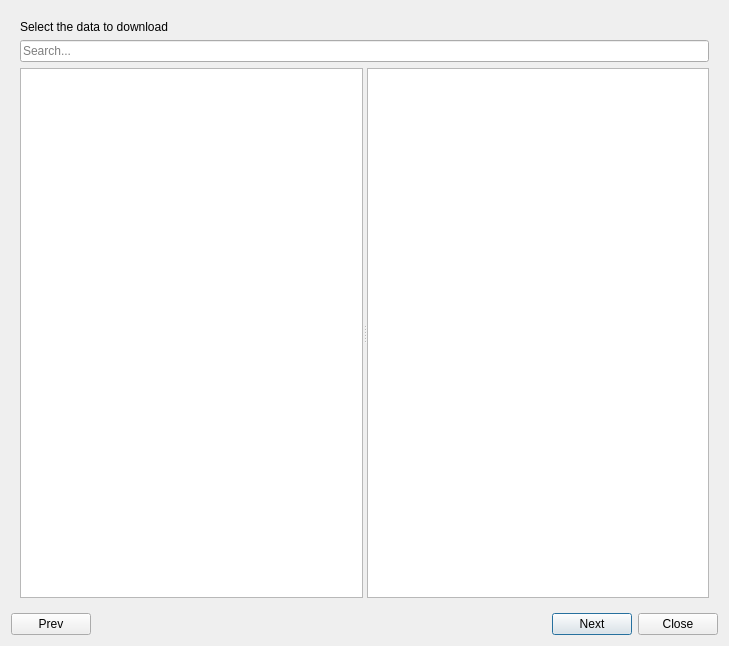
<?xml version="1.0" encoding="UTF-8"?>
<ui version="4.0">
 <class>QGreenlandDownload</class>
 <widget class="QDialog" name="QGreenlandDownload">
  <property name="geometry">
   <rect>
    <x>0</x>
    <y>0</y>
    <width>729</width>
    <height>646</height>
   </rect>
  </property>
  <property name="windowTitle">
   <string>QGreenland</string>
  </property>
  <layout class="QGridLayout" name="gridLayout_3">
   <item row="1" column="2">
    <widget class="QPushButton" name="next_button">
     <property name="text">
      <string>Next</string>
     </property>
    </widget>
   </item>
   <item row="1" column="1">
    <spacer name="horizontalSpacer">
     <property name="orientation">
      <enum>Qt::Horizontal</enum>
     </property>
     <property name="sizeHint" stdset="0">
      <size>
       <width>536</width>
       <height>20</height>
      </size>
     </property>
    </spacer>
   </item>
   <item row="1" column="3">
    <widget class="QPushButton" name="close_button">
     <property name="text">
      <string>Close</string>
     </property>
    </widget>
   </item>
   <item row="1" column="0">
    <widget class="QPushButton" name="prev_button">
     <property name="text">
      <string>Prev</string>
     </property>
    </widget>
   </item>
   <item row="0" column="0" colspan="4">
    <widget class="QStackedWidget" name="stackedWidget">
     <property name="currentIndex">
      <number>0</number>
     </property>
     <widget class="QWidget" name="list_page">
      <layout class="QGridLayout" name="gridLayout_2">
       <item row="0" column="0">
        <widget class="QLabel" name="select_data_label">
         <property name="sizePolicy">
          <sizepolicy hsizetype="Preferred" vsizetype="Maximum">
           <horstretch>0</horstretch>
           <verstretch>0</verstretch>
          </sizepolicy>
         </property>
         <property name="text">
          <string>Select the data to download</string>
         </property>
        </widget>
       </item>
       <item row="1" column="0" colspan="2">
        <widget class="QLineEdit" name="search_box">
         <property name="sizePolicy">
          <sizepolicy hsizetype="MinimumExpanding" vsizetype="Fixed">
           <horstretch>0</horstretch>
           <verstretch>0</verstretch>
          </sizepolicy>
         </property>
         <property name="placeholderText">
          <string>Search...</string>
         </property>
         <property name="clearButtonEnabled">
          <bool>true</bool>
         </property>
        </widget>
       </item>
       <item row="2" column="0" colspan="2">
        <widget class="QSplitter" name="splitter">
         <property name="orientation">
          <enum>Qt::Horizontal</enum>
         </property>
         <widget class="QTreeView" name="treeView">
          <property name="autoFillBackground">
           <bool>true</bool>
          </property>
          <property name="alternatingRowColors">
           <bool>true</bool>
          </property>
          <property name="sortingEnabled">
           <bool>false</bool>
          </property>
          <property name="headerHidden">
           <bool>true</bool>
          </property>
         </widget>
         <widget class="QTextBrowser" name="summary_text">
          <property name="openExternalLinks">
           <bool>true</bool>
          </property>
         </widget>
        </widget>
       </item>
      </layout>
     </widget>
     <widget class="QWidget" name="download_page">
      <layout class="QGridLayout" name="gridLayout_4">
       <item row="1" column="0" colspan="3">
        <widget class="QPushButton" name="download_button">
         <property name="text">
          <string>Download</string>
         </property>
        </widget>
       </item>
       <item row="0" column="2">
        <widget class="QToolButton" name="browse_button">
         <property name="toolTip">
          <string>Browse</string>
         </property>
         <property name="text">
          <string>...</string>
         </property>
        </widget>
       </item>
       <item row="0" column="1">
        <widget class="QLineEdit" name="folder_path">
         <property name="toolTip">
          <string>Full path of the folder</string>
         </property>
        </widget>
       </item>
       <item row="4" column="0">
        <spacer name="verticalSpacer_3">
         <property name="orientation">
          <enum>Qt::Vertical</enum>
         </property>
         <property name="sizeHint" stdset="0">
          <size>
           <width>20</width>
           <height>40</height>
          </size>
         </property>
        </spacer>
       </item>
       <item row="0" column="0">
        <widget class="QLabel" name="folder_label">
         <property name="sizePolicy">
          <sizepolicy hsizetype="Fixed" vsizetype="Preferred">
           <horstretch>0</horstretch>
           <verstretch>0</verstretch>
          </sizepolicy>
         </property>
         <property name="text">
          <string>Folder</string>
         </property>
        </widget>
       </item>
       <item row="5" column="0" colspan="3">
        <widget class="QLabel" name="download_label">
         <property name="text">
          <string>Downloading</string>
         </property>
        </widget>
       </item>
       <item row="6" column="0" colspan="3">
        <widget class="QProgressBar" name="progressBar">
         <property name="value">
          <number>0</number>
         </property>
        </widget>
       </item>
      </layout>
     </widget>
     <widget class="QWidget" name="manage_data">
      <layout class="QGridLayout" name="gridLayout">
       <item row="1" column="0" colspan="4">
        <widget class="QSplitter" name="splitter_2">
         <property name="orientation">
          <enum>Qt::Horizontal</enum>
         </property>
         <widget class="QTreeView" name="treeView_manage">
          <property name="headerHidden">
           <bool>true</bool>
          </property>
         </widget>
         <widget class="QTextBrowser" name="summary_text_manage"/>
        </widget>
       </item>
       <item row="2" column="0">
        <widget class="QPushButton" name="explore_files_button">
         <property name="text">
          <string>Explore Files</string>
         </property>
        </widget>
       </item>
       <item row="2" column="2">
        <widget class="QCheckBox" name="folder_structure_check">
         <property name="text">
          <string>Include Folder Structure</string>
         </property>
        </widget>
       </item>
       <item row="2" column="3">
        <widget class="QPushButton" name="add_to_project_button">
         <property name="text">
          <string>Add to Project</string>
         </property>
        </widget>
       </item>
       <item row="0" column="0">
        <widget class="QLabel" name="load_data_label">
         <property name="sizePolicy">
          <sizepolicy hsizetype="Preferred" vsizetype="Maximum">
           <horstretch>0</horstretch>
           <verstretch>0</verstretch>
          </sizepolicy>
         </property>
         <property name="text">
          <string>Please select layers on your computer to add to your project</string>
         </property>
        </widget>
       </item>
      </layout>
     </widget>
    </widget>
   </item>
  </layout>
 </widget>
 <resources/>
 <connections/>
</ui>
